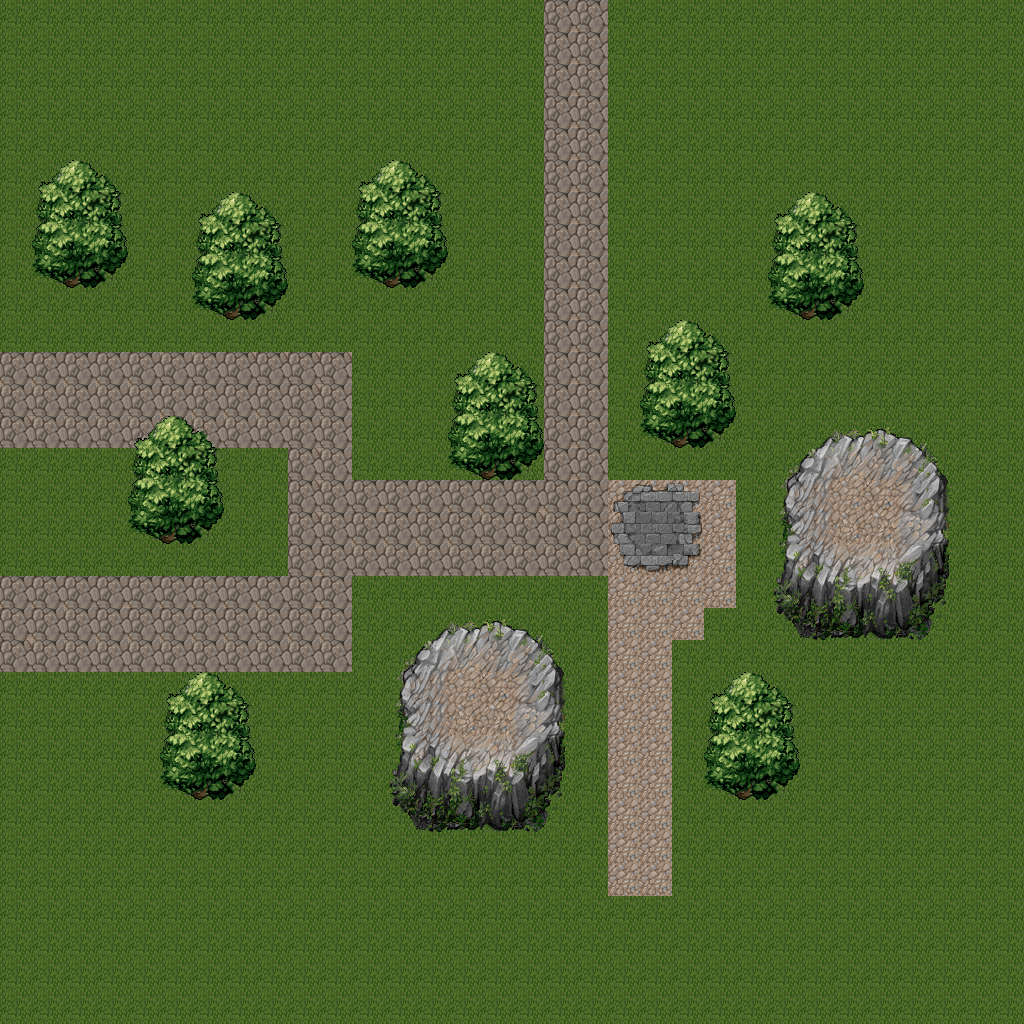

Tiled map render using the project's own tile images. Description and the map definition, with tile-layer contents summarised, below:
An orthogonal 32x32 tile map with 32x32 px tiles, 2 tile layers (Tile Layer 1, Tile Layer 2).

<map version="1.0" tiledversion="1.0.2" orientation="orthogonal" renderorder="right-down" width="32" height="32" tilewidth="32" tileheight="32" nextobjectid="1">
 <tileset firstgid="1" source="untitled.tsx" />
 <layer name="Tile Layer 1" width="32" height="32">
  <data>[1024 cells, 1024 non-empty, 5 distinct tile ids]</data>
 </layer>
 <objectgroup name="objects" />
 <layer name="Tile Layer 2" width="32" height="32">
  <data>[1024 cells, 227 non-empty, 64 distinct tile ids]</data>
 </layer>
</map>
